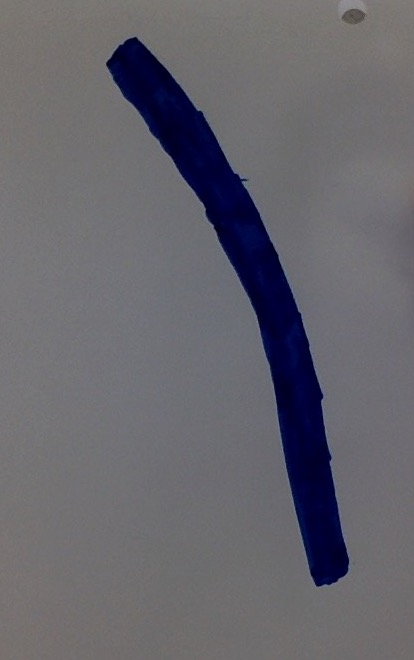
#> input picture LaneDetection/Samples/Photo on 3-2-17 at 2.09 PM.jpg, 414 x 660 px, given in place of the camera
$ python lanedetection.py
#> lines starting #> are read from the running program, lines starting #| are printed output that depends on the picture; after the words box and inside, x2 and y2 are one past the last pixel; in counts of white or black regions, pixels touching at a corner belong together; long printed decimals are rounded
import cv2
import sys
import numpy as np
import math

mtx = np.matrix([[  1.09737118e+03, 0.00000000e+00, 6.29382303e+02], [  0.00000000e+00, 1.10083151e+03, 3.71037449e+02], [  0.00000000e+00, 0.00000000e+00, 1.00000000e+00]])
dist = np.matrix([[  1.37334519e-01, -1.20441566e+00, 2.19553714e-03, -4.06071434e-04, 2.18048197e+00]])


kernel1 = np.ones((4, 4), np.uint8)
kernel2 = np.ones((9, 9), np.uint8)
trap_bottom_width = 0.85
trap_top_width = 0.07
trap_height = 0.4

try:
    vidStream = cv2.VideoCapture(1) # index of your camera
except:
    print ("problem opening input stream")
    sys.exit(1)

while True:
    ret, frame = vidStream.read()
#> frame is the input picture: shape (660, 414, 3); mean B, G, R 108.1, 100.9, 102.2
    h, w = frame.shape[:2]
#> h = 660; w = 414
    newcameramtx, roi = cv2.getOptimalNewCameraMatrix(mtx, dist, (w, h), 1, (w, h))
#> roi = (11, 7, 401, 649)
    undistort = cv2.undistort(frame, mtx, dist, None, newcameramtx)
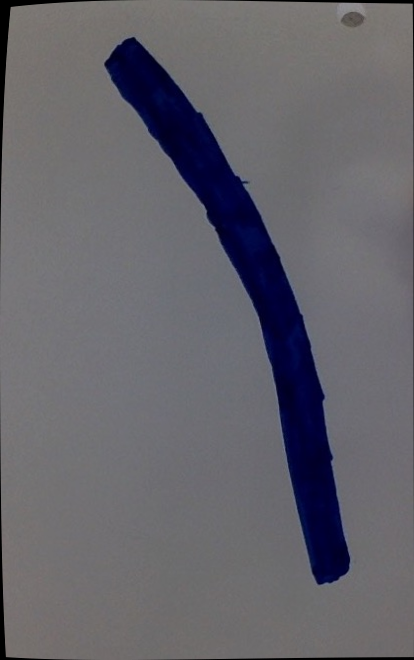
#> undistort: shape (660, 414, 3); mean B, G, R 106.9, 99.7, 101
    x, y, w, h = roi
#> x = 11; y = 7; w = 401; h = 649
    undistort = undistort[y:y + h, x:x + w]
#> undistort: shape (649, 401, 3)
    cv2.imshow('undistort', undistort)

    src_pts = np.float32([[343, 386], [857, 386], [0, 558], [1256, 585]])  # src

    dst_pts = np.float32([[0, 0], [513, 0], [0, 660], [516, 690]])  # dst

    M = cv2.getPerspectiveTransform(src_pts, dst_pts)
    dst_img = cv2.warpPerspective(frame, M, (516, 690))
    cv2.imshow('preview',dst_img)

    blur = cv2.GaussianBlur(dst_img, (5, 5), 3)
    cv2.imshow('blur', blur)
    hsv = cv2.cvtColor(blur, cv2.COLOR_BGR2HSV)  # Convert to HSV
#> hsv: shape (690, 516, 3); mean H, S, V 31.2, 12.7, 25.7
    lower_blue = np.array([110, 50, 50])  # define range of blue color in HSV
    upper_blue = np.array([130, 255, 255])
    mask = cv2.inRange(hsv, lower_blue, upper_blue)  # Threshold the HSV image to get only blue colors
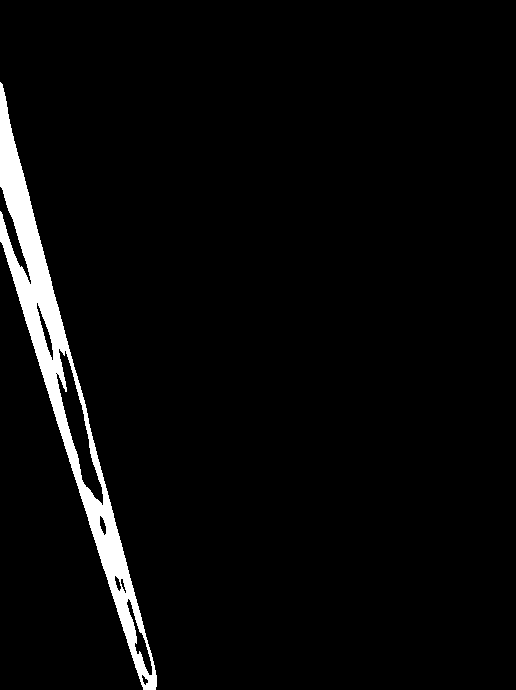
#> mask: shape (690, 516); 3.7% white; 1 white region, box (x1, y1, x2, y2) and area: (0, 82, 157, 690) 13023
    cv2.imshow('mask', mask)
    dilation = cv2.dilate(mask, kernel1, iterations=3)
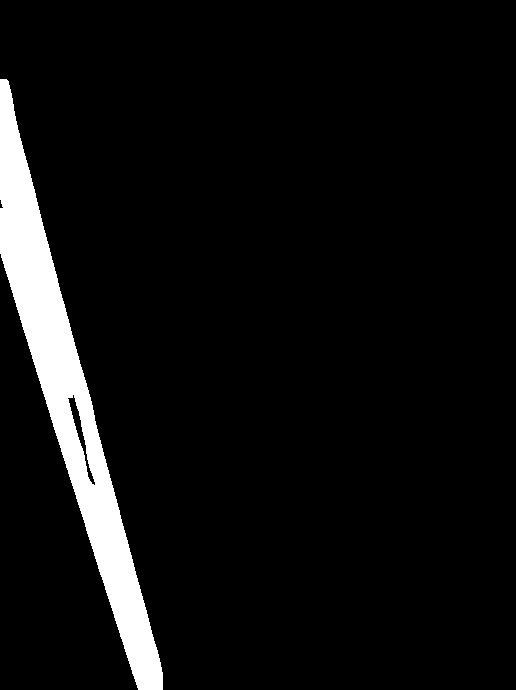
#> dilation: shape (690, 516); 6.3% white; 1 white region, box (x1, y1, x2, y2) and area: (0, 79, 163, 690) 22408
    cv2.imshow('dilate', dilation)
    erosion = cv2.erode(dilation, kernel1, iterations=1)
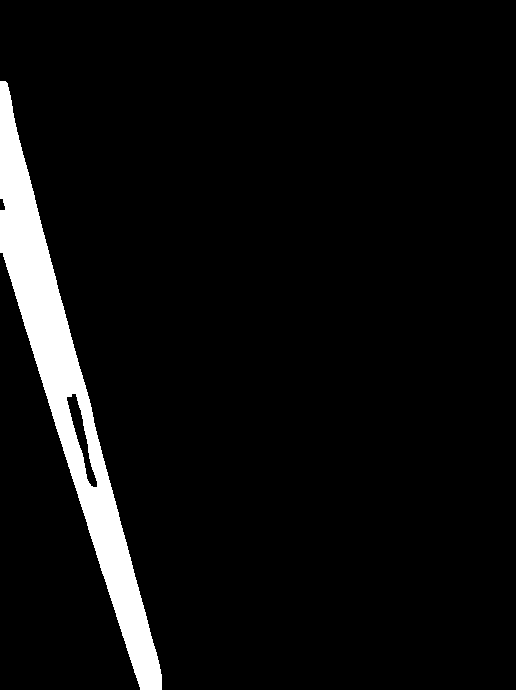
#> erosion: shape (690, 516); 5.6% white; 1 white region, box (x1, y1, x2, y2) and area: (0, 81, 162, 690) 20070
    cv2.imshow('erosion', erosion)
    edged = cv2.Canny(erosion, 50, 150)
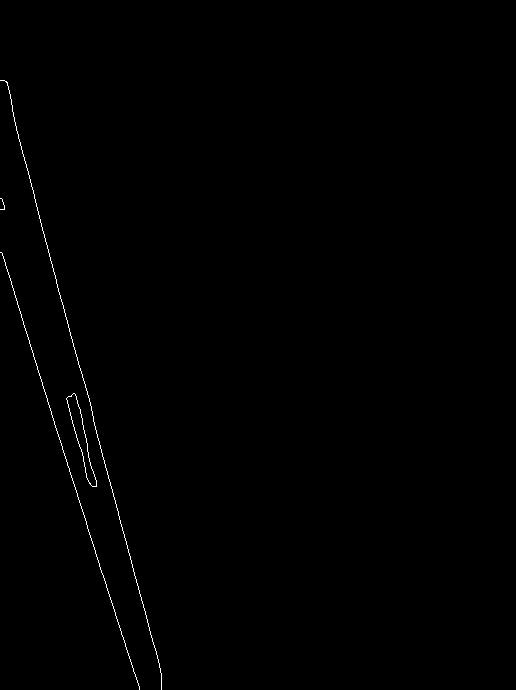
#> edged: shape (690, 516); 0.36% white in thin lines or dots, all inside (x1, y1, x2, y2) = (0, 80, 162, 690)
    closing = cv2.morphologyEx(edged, cv2.MORPH_CLOSE, kernel2)
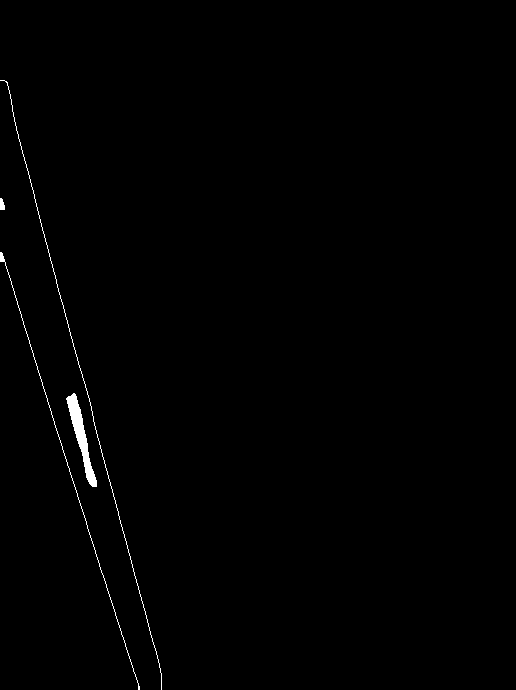
#> closing: shape (690, 516); 0.56% white; 4 white regions, box (x1, y1, x2, y2) and area: (66, 393, 97, 487) 856, (0, 80, 162, 690) 616, (0, 252, 140, 690) 470, (0, 198, 5, 210) 48
    cv2.imshow('edged',edged)
    lines = cv2.HoughLinesP(image=edged, rho=0.02, theta=np.pi / 500, threshold=5, lines=np.array([]), minLineLength=50, maxLineGap=100)
#> lines = 22 rows, first 6: [5, 81, 58, 291], [6, 81, 65, 316], [86, 524, 86, 388], [84, 381, 124, 537], [82, 511, 82, 374], [4, 80, 24, 160]
    a, b, c = lines.shape
#> a = 22; b = 1; c = 4
    print(a)
#| 22

    for i in range(a):
        cv2.line(dst_img, (lines[i][0][0], lines[i][0][1]), (lines[i][0][2], lines[i][0][3]), (0, 255, 0), 3)
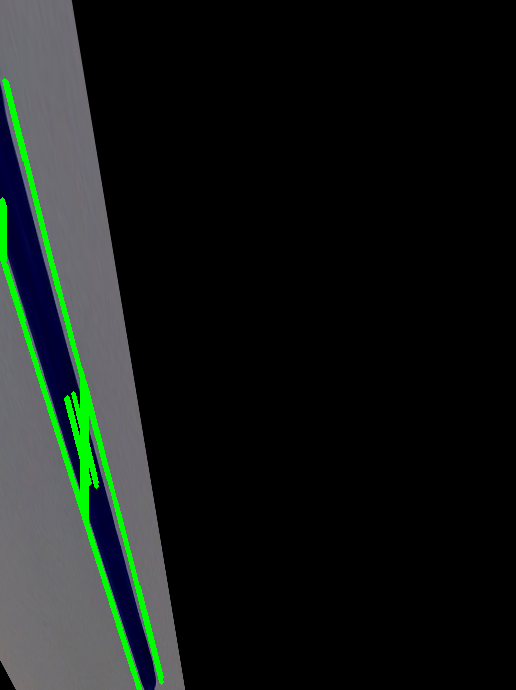
#> dst_img: shape (690, 516, 3); mean B, G, R 23.4, 26.3, 20.8
    cv2.imshow('frame', dst_img)

    rightlanelines = []
    leftlanelines = []

    for i, line in enumerate(lines):
        x1, y1, x2, y2 = line[0]
        print('x1', x1)
        print('x2', x2)
        imgcenterx = dst_img.shape[1] / 2

        print('imgcenterx', imgcenterx)
        if x1 < imgcenterx and x2 < imgcenterx:
            leftlanelines.append(line)
        elif x1 > imgcenterx and x2 > imgcenterx:
            rightlanelines.append(line)
#> this loop made 22 passes
#> (x1, y1, x2, y2) on passes 1 to 12: (5, 81, 58, 291), (6, 81, 65, 316), (86, 524, 86, 388), (84, 381, 124, 537), (82, 511, 82, 374), (4, 80, 24, 160), (0, 252, 139, 689), (138, 586, 161, 677), (118, 511, 161, 682), (67, 397, 89, 483), (63, 305, 97, 437), (115, 500, 128, 552)
#> (printed output is left out)
#> after the loop, leftlanelines = 22 items, first 6: [[5, 81, 58, 291]], [[6, 81, 65, 316]], [[86, 524, 86, 388]], [[84, 381, 124, 537]], [[82, 511, 82, 374]], [[4, 80, 24, 160]]; rightlanelines = []

    print('rightlanelines', rightlanelines)
#| rightlanelines []
    print('leftlanelines', leftlanelines)
#> (printed output is left out)

    rightlanelinesx = []
    rightlanelinesy = []

    for line in rightlanelines:
        x1, y1, x2, y2 = line[0]

        rightlanelinesx.append(x1)
        rightlanelinesx.append(x2)

        rightlanelinesy.append(y1)
        rightlanelinesy.append(y2)

        print('rightlanelinesx', rightlanelinesx)
        print('rightlanelinesy', rightlanelinesy)
#> this loop made 0 passes
#> after the loop, rightlanelinesx = []; rightlanelinesy = []

    if len(rightlanelinesx) > 0:
        rightslope, rightintercept = np.polyfit(rightlanelinesx, rightlanelinesy, 1)  # y = m*x + b

        print('rightslope', rightslope)
        print('rightintercept', rightintercept)
    leftlanelinesx = []
    leftlanelinesy = []

    for line in leftlanelines:
        x1, y1, x2, y2 = line[0]

        leftlanelinesx.append(x1)
        leftlanelinesx.append(x2)

        leftlanelinesy.append(y1)
        leftlanelinesy.append(y2)
#> after the loop, leftlanelinesx = 44 values, max 161 at index 15, min 0 at index 12, mean 68.5; leftlanelinesy = 44 values, max 689 at index 13, min 80 at index 10, mean 384.8

    print('leftlanelinesx', leftlanelinesx)
#| leftlanelinesx [5, 58, 6, 65, 86, 86, 84, 124, 82, 82, 4, 24, 0, 139, 138, 161, 118, 161, 67, 89, 63, 97, 115, 128, 80, 108, 73, 96, 52, 75, 37, 133, 66, 87, 4, 4, 2, 2, 3, 3, 5, 23, 83, 96]
    print('leftlanelinesy', leftlanelinesy)
#> (printed output is left out)

    if len(leftlanelinesx) > 0:
        leftslope, leftintercept = np.polyfit(leftlanelinesx, leftlanelinesy, 1)  # y = m*x + b
#> leftslope = 3.08; leftintercept = 174

        print('leftslope', leftslope)
#| leftslope 3.076
        print('leftintercept', leftintercept)
#| leftintercept 174.043

    height, width, channels = dst_img.shape
#> height = 690; width = 516
    y1 = height
    y2 = height * (0.1)

#> (the run stopped early here; a loop or call above may not have finished)

$ run again, on LaneDetection/Samples/Photo on 3-2-17 at 2.28 PM.jpg
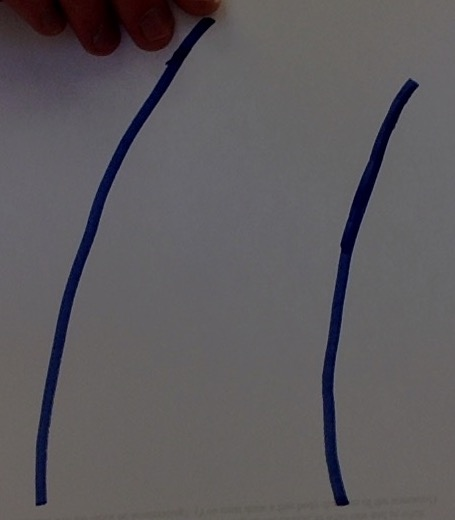
#> input picture LaneDetection/Samples/Photo on 3-2-17 at 2.28 PM.jpg, 455 x 520 px, given in place of the camera
#> frame is the input picture: shape (520, 455, 3); mean B, G, R 93.7, 90.6, 93.8
#> hsv: shape (690, 516, 3); mean H, S, V 7.1, 5.6, 24.7
#> `mask = cv2.inRange(hsv, lower_blue, upper_blue)`:
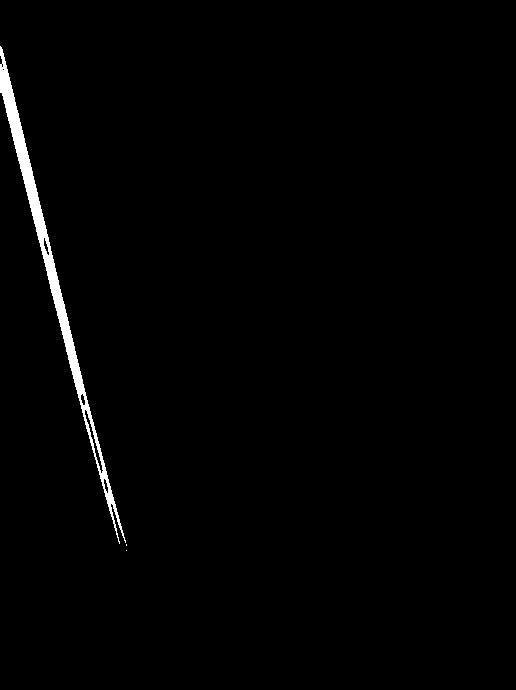
#> mask: shape (690, 516); 1.2% white; 3 white regions (2 under 20 px), largest, box (x1, y1, x2, y2) and area: (0, 46, 126, 544) 4309
#> dilation: shape (690, 516); 2.9% white; 1 white region, box (x1, y1, x2, y2) and area: (0, 43, 133, 557) 10289
#> erosion: shape (690, 516); 2.4% white; 1 white region, box (x1, y1, x2, y2) and area: (0, 45, 132, 556) 8477
#> edged: shape (690, 516); 0.28% white in thin lines or dots, all inside (x1, y1, x2, y2) = (0, 44, 132, 556)
#> lines = [[2, 105, 88, 446], [1, 104, 73, 390], [51, 231, 131, 553], [5, 45, 69, 302], [6, 45, 44, 199], [78, 405, 95, 471], [7, 47, 28, 132], [73, 323, 102, 438], [94, 464, 109, 520], [109, 461, 131, 549]]
#| 10
#> after the loop `for i in range(a):`:
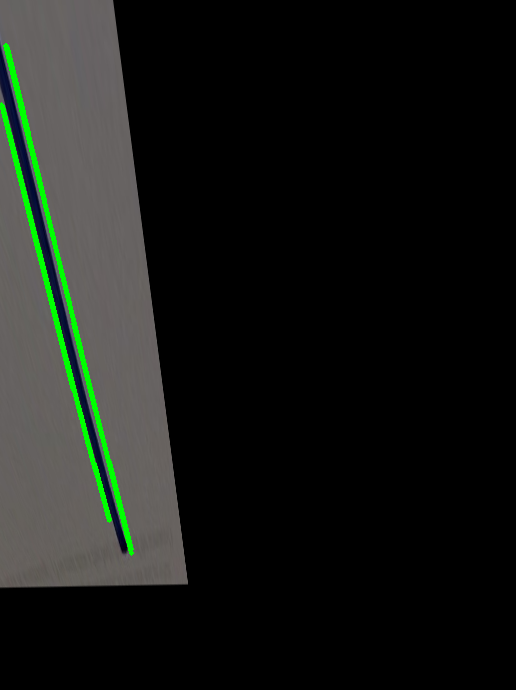
#> dst_img: shape (690, 516, 3); mean B, G, R 22, 25.6, 22.7
#> the loop `for i, line in enumerate(lines):` made 10 passes
#> (printed output is left out)
#> after the loop `for i, line in enumerate(lines):`: leftlanelines = [[[2, 105, 88, 446]], [[1, 104, 73, 390]], [[51, 231, 131, 553]], [[5, 45, 69, 302]], [[6, 45, 44, 199]], [[78, 405, 95, 471]], [[7, 47, 28, 132]], [[73, 323, 102, 438]], [[94, 464, 109, 520]], [[109, 461, 131, 549]]]; rightlanelines = []
#| rightlanelines []
#> (printed output is left out)
#> the loop `for line in leftlanelines:` made 10 passes
#> after the loop `for line in leftlanelines:`: leftlanelinesx = [2, 88, 1, 73, 51, 131, 5, 69, 6, 44, 78, 95, 7, 28, 73, 102, 94, 109, 109, 131]; leftlanelinesy = [105, 446, 104, 390, 231, 553, 45, 302, 45, 199, 405, 471, 47, 132, 323, 438, 464, 520, 461, 549]
#| leftlanelinesx [2, 88, 1, 73, 51, 131, 5, 69, 6, 44, 78, 95, 7, 28, 73, 102, 94, 109, 109, 131]
#| leftlanelinesy [105, 446, 104, 390, 231, 553, 45, 302, 45, 199, 405, 471, 47, 132, 323, 438, 464, 520, 461, 549]
#> leftslope = 4.04; leftintercept = 49.65
#| leftslope 4.041
#| leftintercept 49.650
